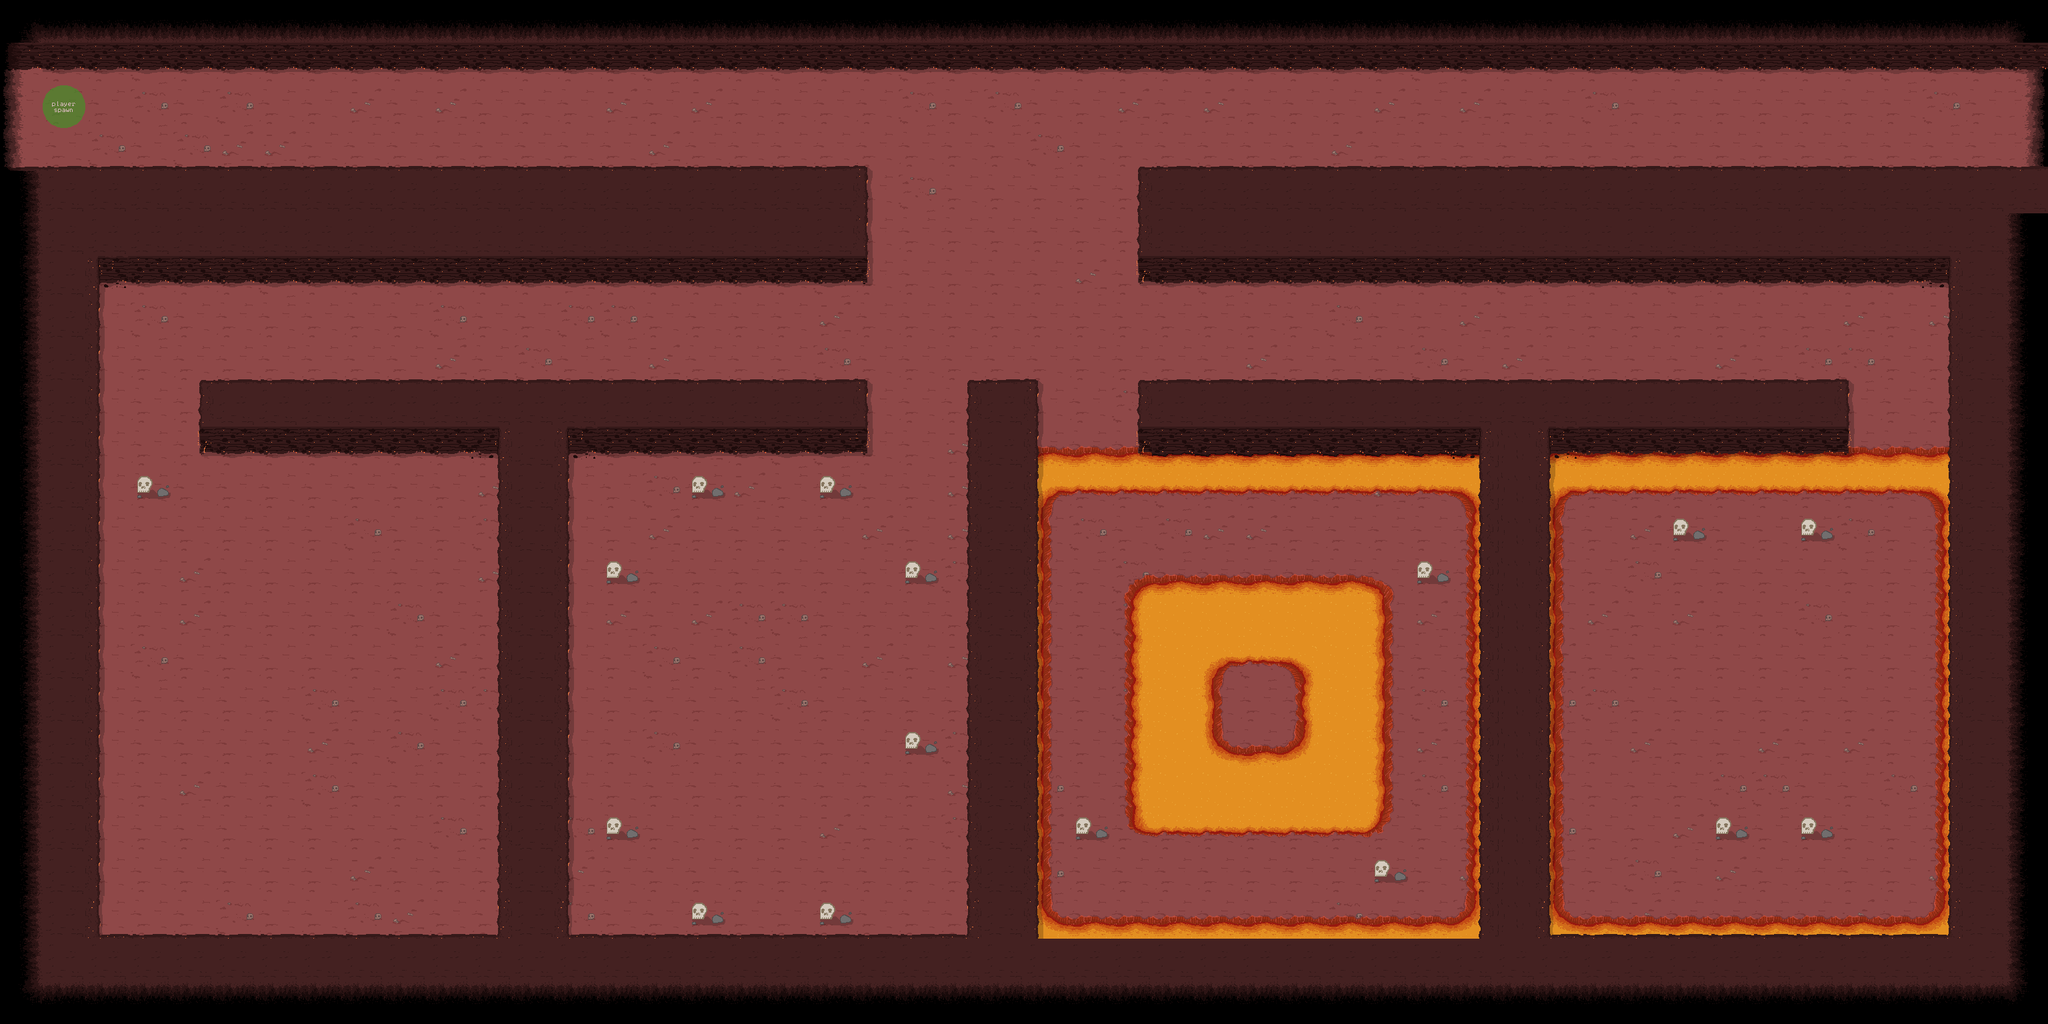

A level layout from a 2D game, rendered from its tile map. Below: a short description, then the map file with tile-grid data replaced by summaries:
An orthogonal 48x24 tile map with 64x64 px tiles, 4 tile layers (0, 1, 2, markers) and 177 objects (24x vase, 21x enemy_1, 17x button, 9x dasher, 8x enemy_2, ...).

<map version="1.8" tiledversion="1.8.4" orientation="orthogonal" renderorder="right-down" width="48" height="24" tilewidth="64" tileheight="64" infinite="0" nextlayerid="8" nextobjectid="543">
 <editorsettings>
  <export target="level 1-4.json" format="json" />
 </editorsettings>
 <tileset firstgid="1" name="tiles 1" tilewidth="64" tileheight="64" tilecount="90" columns="10">
  <image source="tiles.png" width="640" height="576" />
  <tile id="0">
   <properties>
    <property name="collides" type="bool" value="true" />
   </properties>
   <objectgroup draworder="index" id="2">
    <object id="1" x="43.1818" y="58.4545" width="20.4545" height="5.45455" />
   </objectgroup>
  </tile>
  <tile id="1">
   <properties>
    <property name="collides" type="bool" value="true" />
   </properties>
   <objectgroup draworder="index" id="2">
    <object id="1" x="-0.0909091" y="58.0909" width="64.0909" height="5.90909" />
   </objectgroup>
  </tile>
  <tile id="2">
   <properties>
    <property name="collides" type="bool" value="true" />
   </properties>
   <objectgroup draworder="index" id="2">
    <object id="1" x="-0.0909091" y="57" width="63.9091" height="6.90909" />
   </objectgroup>
  </tile>
  <tile id="3">
   <properties>
    <property name="collides" type="bool" value="true" />
   </properties>
   <objectgroup draworder="index" id="2">
    <object id="1" x="0.272727" y="56.8182" width="20.6364" height="7" />
   </objectgroup>
  </tile>
  <tile id="5">
   <properties>
    <property name="enemy_2" type="bool" value="true" />
   </properties>
  </tile>
  <tile id="6">
   <properties>
    <property name="enemy_3" type="bool" value="true" />
   </properties>
  </tile>
  <tile id="7">
   <properties>
    <property name="dog" type="bool" value="true" />
    <property name="enemy_4" type="bool" value="true" />
   </properties>
  </tile>
  <tile id="10">
   <properties>
    <property name="collides" type="bool" value="true" />
   </properties>
   <objectgroup draworder="index" id="2">
    <object id="1" x="-0.181818" y="-0.0909091" width="42.4545" height="41" />
    <object id="2" x="42.2727" y="-0.181818" width="21.9091" height="64" />
   </objectgroup>
  </tile>
  <tile id="11">
   <properties>
    <property name="deadly" type="bool" value="true" />
   </properties>
   <objectgroup draworder="index" id="2">
    <object id="1" x="-0.0796317" y="0" width="63.9443" height="63.8646" />
   </objectgroup>
  </tile>
  <tile id="12">
   <properties>
    <property name="collides" type="bool" value="true" />
   </properties>
   <objectgroup draworder="index" id="2">
    <object id="1" x="-0.181818" y="-0.272727" width="21.2727" height="64.3636" />
    <object id="2" x="21.3636" y="0" width="42.6364" height="40.9091" />
   </objectgroup>
  </tile>
  <tile id="13">
   <properties>
    <property name="collides" type="bool" value="true" />
   </properties>
   <objectgroup draworder="index" id="2">
    <object id="1" x="-0.363636" y="-0.181818" width="20.4545" height="39.1818" />
   </objectgroup>
  </tile>
  <tile id="15">
   <properties>
    <property name="enemy_1" type="bool" value="true" />
   </properties>
  </tile>
  <tile id="16">
   <properties>
    <property name="player_spawn" type="bool" value="true" />
   </properties>
  </tile>
  <tile id="17">
   <properties>
    <property name="vase" type="bool" value="true" />
   </properties>
   <objectgroup draworder="index" id="2">
    <object id="1" x="12.9003" y="-0.0796317" width="36.2324" height="63.785" />
   </objectgroup>
  </tile>
  <tile id="18">
   <properties>
    <property name="dasher" type="bool" value="true" />
   </properties>
  </tile>
  <tile id="19">
   <properties>
    <property name="collides" type="bool" value="true" />
   </properties>
   <objectgroup draworder="index" id="2">
    <object id="1" x="0.159263" y="59.0867" width="63.6257" height="4.61864" />
   </objectgroup>
  </tile>
  <tile id="20">
   <properties>
    <property name="collides" type="bool" value="true" />
   </properties>
   <objectgroup draworder="index" id="2">
    <object id="1" x="42.9091" y="-0.0909091" width="21.0909" height="64.1818" />
   </objectgroup>
  </tile>
  <tile id="21">
   <properties>
    <property name="deadly" type="bool" value="true" />
   </properties>
   <objectgroup draworder="index" id="2">
    <object id="1" x="0.0796317" y="0" width="64.0239" height="63.7054" />
   </objectgroup>
  </tile>
  <tile id="22">
   <properties>
    <property name="collides" type="bool" value="true" />
   </properties>
   <objectgroup draworder="index" id="2">
    <object id="1" x="-0.0909091" y="0" width="21.1818" height="64.0909" />
   </objectgroup>
  </tile>
  <tile id="23">
   <properties>
    <property name="collides" type="bool" value="true" />
   </properties>
   <objectgroup draworder="index" id="2">
    <object id="1" x="43.0011" y="0.0796317" width="20.8635" height="63.785" />
    <object id="2" x="-0.0796317" y="57.0959" width="42.6826" height="6.68906" />
   </objectgroup>
  </tile>
  <tile id="24">
   <properties>
    <property name="collides" type="bool" value="true" />
   </properties>
   <objectgroup draworder="index" id="2">
    <object id="1" x="0.238895" y="0.0796317" width="20.4653" height="63.785" />
    <object id="2" x="21.2617" y="57.0959" width="42.6826" height="6.84833" />
   </objectgroup>
  </tile>
  <tile id="26">
   <properties>
    <property name="deadly" type="bool" value="true" />
   </properties>
   <objectgroup draworder="index" id="2">
    <object id="1" x="0.0796317" y="-0.159263" width="63.785" height="63.9443" />
   </objectgroup>
  </tile>
  <tile id="27">
   <properties>
    <property name="deadly" type="bool" value="true" />
   </properties>
   <objectgroup draworder="index" id="2">
    <object id="1" x="0" y="0.0796317" width="63.9443" height="63.7054" />
   </objectgroup>
  </tile>
  <tile id="28">
   <properties>
    <property name="deadly" type="bool" value="true" />
   </properties>
   <objectgroup draworder="index" id="2">
    <object id="1" x="0.238895" y="0.159263" width="63.3072" height="63.6257" />
   </objectgroup>
  </tile>
  <tile id="29">
   <properties>
    <property name="collides" type="bool" value="true" />
   </properties>
   <objectgroup draworder="index" id="2">
    <object id="1" x="-0.0796317" y="0.0796317" width="64.0239" height="38.9399" />
   </objectgroup>
  </tile>
  <tile id="30">
   <properties>
    <property name="collides" type="bool" value="true" />
   </properties>
   <objectgroup draworder="index" id="2">
    <object id="1" x="43.1818" y="0" width="20.8182" height="64" />
   </objectgroup>
  </tile>
  <tile id="31">
   <properties>
    <property name="deadly" type="bool" value="true" />
   </properties>
   <objectgroup draworder="index" id="2">
    <object id="1" x="-0.0796317" y="0.0796317" width="64.1832" height="63.785" />
   </objectgroup>
  </tile>
  <tile id="32">
   <properties>
    <property name="collides" type="bool" value="true" />
   </properties>
   <objectgroup draworder="index" id="2">
    <object id="1" x="-0.0909091" y="-0.0909091" width="21" height="63.9091" />
   </objectgroup>
  </tile>
  <tile id="33">
   <properties>
    <property name="deadly" type="bool" value="true" />
   </properties>
   <objectgroup draworder="index" id="2">
    <object id="1" x="0.0796317" y="0" width="63.7054" height="64.0239" />
   </objectgroup>
  </tile>
  <tile id="34">
   <properties>
    <property name="deadly" type="bool" value="true" />
   </properties>
   <objectgroup draworder="index" id="2">
    <object id="1" x="-0.0796317" y="-0.159263" width="63.785" height="64.1832" />
   </objectgroup>
  </tile>
  <tile id="35">
   <properties>
    <property name="collides" type="bool" value="true" />
   </properties>
  </tile>
  <tile id="36">
   <properties>
    <property name="deadly" type="bool" value="true" />
   </properties>
   <objectgroup draworder="index" id="2">
    <object id="1" x="0.238895" y="0.0796317" width="63.785" height="63.785" />
   </objectgroup>
  </tile>
  <tile id="37">
   <properties>
    <property name="deadly" type="bool" value="true" />
   </properties>
   <objectgroup draworder="index" id="2">
    <object id="1" x="0.238895" y="-0.0796317" width="64.1035" height="64.2628" />
   </objectgroup>
  </tile>
  <tile id="38">
   <properties>
    <property name="deadly" type="bool" value="true" />
   </properties>
   <objectgroup draworder="index" id="2">
    <object id="1" x="-0.0796317" y="0.0796317" width="63.8646" height="63.3868" />
   </objectgroup>
  </tile>
  <tile id="39">
   <properties>
    <property name="collides" type="bool" value="true" />
   </properties>
   <objectgroup draworder="index" id="2">
    <object id="1" x="-0.0796317" y="-0.0796317" width="9.15765" height="64.0239" />
   </objectgroup>
  </tile>
  <tile id="40">
   <properties>
    <property name="collides" type="bool" value="true" />
   </properties>
   <objectgroup draworder="index" id="2">
    <object id="1" x="43" y="0" width="21" height="39.9091" />
   </objectgroup>
  </tile>
  <tile id="41">
   <properties>
    <property name="collides" type="bool" value="true" />
   </properties>
   <objectgroup draworder="index" id="2">
    <object id="1" x="-0.0909091" y="-0.181818" width="64.1818" height="39.0909" />
   </objectgroup>
  </tile>
  <tile id="42">
   <properties>
    <property name="collides" type="bool" value="true" />
   </properties>
   <objectgroup draworder="index" id="2">
    <object id="1" x="0" y="-0.0909091" width="21" height="38.6364" />
   </objectgroup>
  </tile>
  <tile id="45">
   <properties>
    <property name="collides" type="bool" value="true" />
   </properties>
   <objectgroup draworder="index" id="2">
    <object id="1" x="-0.159263" y="0.159263" width="64.2628" height="37.7454" />
   </objectgroup>
  </tile>
  <tile id="46">
   <properties>
    <property name="deadly" type="bool" value="true" />
   </properties>
   <objectgroup draworder="index" id="2">
    <object id="1" x="0.159263" y="0.0796317" width="63.785" height="63.785" />
   </objectgroup>
  </tile>
  <tile id="47">
   <properties>
    <property name="deadly" type="bool" value="true" />
   </properties>
   <objectgroup draworder="index" id="2">
    <object id="1" x="0.318527" y="0" width="63.5461" height="63.6257" />
   </objectgroup>
  </tile>
  <tile id="48">
   <properties>
    <property name="deadly" type="bool" value="true" />
   </properties>
   <objectgroup draworder="index" id="2">
    <object id="1" x="0.398159" y="-0.0796317" width="63.3868" height="63.5461" />
   </objectgroup>
  </tile>
  <tile id="57">
   <properties>
    <property name="deadly" type="bool" value="true" />
   </properties>
   <objectgroup draworder="index" id="2">
    <object id="1" x="0.0796317" y="0.0796317" width="63.785" height="63.7054" />
   </objectgroup>
  </tile>
  <tile id="58">
   <properties>
    <property name="deadly" type="bool" value="true" />
   </properties>
   <objectgroup draworder="index" id="2">
    <object id="1" x="0" y="0.318527" width="63.6257" height="63.3868" />
   </objectgroup>
  </tile>
  <tile id="60">
   <properties>
    <property name="lava" type="bool" value="true" />
   </properties>
   <objectgroup draworder="index" id="2">
    <object id="5" x="46.0271" y="49.7699" width="17.8375" height="14.0948" />
   </objectgroup>
  </tile>
  <tile id="61">
   <properties>
    <property name="lava" type="bool" value="true" />
   </properties>
   <objectgroup draworder="index" id="2">
    <object id="1" x="0.398159" y="41.8863" width="63.8646" height="22.2172" />
   </objectgroup>
  </tile>
  <tile id="62">
   <properties>
    <property name="lava" type="bool" value="true" />
   </properties>
   <objectgroup draworder="index" id="3">
    <object id="2" x="0.0796317" y="48.6549" width="19.9876" height="15.6078" />
   </objectgroup>
  </tile>
  <tile id="63">
   <properties>
    <property name="lava" type="bool" value="true" />
   </properties>
   <objectgroup draworder="index" id="2">
    <object id="1" x="34.7194" y="43.5585" width="29.0656" height="20.2265" />
   </objectgroup>
  </tile>
  <tile id="64">
   <properties>
    <property name="lava" type="bool" value="true" />
   </properties>
   <objectgroup draworder="index" id="2">
    <object id="1" x="-0.0796317" y="42.5233" width="63.9443" height="21.3413" />
   </objectgroup>
  </tile>
  <tile id="65">
   <properties>
    <property name="lava" type="bool" value="true" />
   </properties>
   <objectgroup draworder="index" id="2">
    <object id="1" x="-0.318527" y="40.0547" width="29.4637" height="24.1284" />
   </objectgroup>
  </tile>
  <tile id="67">
   <properties>
    <property name="deadly" type="bool" value="true" />
   </properties>
   <objectgroup draworder="index" id="2">
    <object id="1" x="0.238895" y="-0.238895" width="63.5461" height="64.1035" />
   </objectgroup>
  </tile>
  <tile id="68">
   <properties>
    <property name="deadly" type="bool" value="true" />
   </properties>
   <objectgroup draworder="index" id="2">
    <object id="1" x="0.0796317" y="-0.0796317" width="63.6257" height="63.9443" />
   </objectgroup>
  </tile>
  <tile id="70">
   <properties>
    <property name="lava" type="bool" value="true" />
   </properties>
   <objectgroup draworder="index" id="2">
    <object id="1" x="38.3028" y="-0.238895" width="25.8007" height="63.9443" />
   </objectgroup>
  </tile>
  <tile id="71">
   <properties>
    <property name="lava" type="bool" value="true" />
   </properties>
   <objectgroup draworder="index" id="2">
    <object id="1" x="-0.0796317" y="0.159263" width="64.0239" height="63.7054" />
   </objectgroup>
  </tile>
  <tile id="72">
   <properties>
    <property name="lava" type="bool" value="true" />
   </properties>
   <objectgroup draworder="index" id="2">
    <object id="1" x="0.0796317" y="0.238895" width="27.9507" height="63.7054" />
   </objectgroup>
  </tile>
  <tile id="73">
   <properties>
    <property name="lava" type="bool" value="true" />
   </properties>
   <objectgroup draworder="index" id="2">
    <object id="1" x="16.0856" y="0" width="47.9383" height="63.785" />
   </objectgroup>
  </tile>
  <tile id="74">
   <properties>
    <property name="lava" type="bool" value="true" />
   </properties>
   <objectgroup draworder="index" id="2">
    <object id="1" x="19.669" y="0.0796317" width="44.2752" height="63.785" />
    <object id="2" x="0.159263" y="43.9567" width="19.2709" height="19.9079" />
   </objectgroup>
  </tile>
  <tile id="75">
   <properties>
    <property name="lava" type="bool" value="true" />
   </properties>
   <objectgroup draworder="index" id="2">
    <object id="1" x="0" y="0" width="44.0363" height="63.8646" />
    <object id="2" x="44.0363" y="43.9567" width="20.1468" height="19.9079" />
   </objectgroup>
  </tile>
  <tile id="76">
   <properties>
    <property name="lava" type="bool" value="true" />
   </properties>
   <objectgroup draworder="index" id="2">
    <object id="1" x="-0.159263" y="0.0796317" width="27.8711" height="63.2276" />
    <object id="4" x="27.8711" y="0" width="35.8343" height="35.2768" />
   </objectgroup>
  </tile>
  <tile id="77">
   <properties>
    <property name="lava" type="bool" value="true" />
   </properties>
   <objectgroup draworder="index" id="2">
    <object id="1" x="-0.0796317" y="0" width="63.785" height="35.7546" />
    <object id="2" x="35.8343" y="35.7546" width="27.8711" height="27.8711" />
   </objectgroup>
  </tile>
  <tile id="80">
   <properties>
    <property name="lava" type="bool" value="true" />
   </properties>
   <objectgroup draworder="index" id="2">
    <object id="6" x="40.6918" y="-0.159263" width="23.1728" height="26.2784" />
   </objectgroup>
  </tile>
  <tile id="81">
   <properties>
    <property name="lava" type="bool" value="true" />
   </properties>
   <objectgroup draworder="index" id="2">
    <object id="1" x="0" y="0" width="63.7054" height="33.0472" />
   </objectgroup>
  </tile>
  <tile id="82">
   <properties>
    <property name="lava" type="bool" value="true" />
   </properties>
   <objectgroup draworder="index" id="2">
    <object id="2" x="-0.0796317" y="0.0796342" width="19.3505" height="20.8635" />
   </objectgroup>
  </tile>
  <tile id="83">
   <properties>
    <property name="lava" type="bool" value="true" />
   </properties>
   <objectgroup draworder="index" id="2">
    <object id="1" x="33.4453" y="-0.318527" width="30.5786" height="54.4681" />
   </objectgroup>
  </tile>
  <tile id="84">
   <properties>
    <property name="lava" type="bool" value="true" />
   </properties>
   <objectgroup draworder="index" id="2">
    <object id="1" x="0.159263" y="-0.0796317" width="63.5461" height="53.6718" />
   </objectgroup>
  </tile>
  <tile id="85">
   <properties>
    <property name="lava" type="bool" value="true" />
   </properties>
   <objectgroup draworder="index" id="2">
    <object id="1" x="0.238895" y="0.0796317" width="28.3489" height="54.7866" />
   </objectgroup>
  </tile>
  <tile id="86">
   <properties>
    <property name="lava" type="bool" value="true" />
   </properties>
   <objectgroup draworder="index" id="2">
    <object id="1" x="0" y="0" width="28.5081" height="64.3424" />
    <object id="2" x="28.9063" y="42.1252" width="34.5602" height="21.2617" />
   </objectgroup>
  </tile>
  <tile id="87">
   <properties>
    <property name="lava" type="bool" value="true" />
   </properties>
   <objectgroup draworder="index" id="2">
    <object id="1" x="35.1972" y="-0.318527" width="28.4285" height="64.1035" />
    <object id="3" x="-0.159263" y="41.8066" width="35.1972" height="21.8191" />
   </objectgroup>
  </tile>
 </tileset>
 <layer id="1" name="0" width="48" height="24">
  <data>[1152 cells, 1152 non-empty, 4 distinct tile ids]</data>
 </layer>
 <layer id="2" name="1" width="48" height="24">
  <data>[1152 cells, 778 non-empty, 39 distinct tile ids]</data>
 </layer>
 <layer id="3" name="2" width="48" height="24">
  <data>[1152 cells, 77 non-empty, 11 distinct tile ids]</data>
 </layer>
 <layer id="4" name="markers" width="48" height="24" opacity="0.61">
  <data>[1152 cells, 1 non-empty, 1 distinct tile ids]</data>
 </layer>
 <objectgroup id="7" name="lights">
  <object id="454" gid="57" x="1650" y="1334" width="228" height="532" />
  <object id="455" gid="57" x="1890" y="1324" width="242" height="526" />
  <object id="456" gid="57" x="1618" y="1008" width="546" height="216" />
  <object id="457" gid="57" x="1650" y="1290" width="484" height="212" />
  <object id="462" gid="57" x="1550" y="1487" width="32" height="948" />
  <object id="463" gid="57" x="2202" y="1423" width="24" height="742" />
  <object id="464" gid="57" x="1464" y="1419" width="842" height="48" />
  <object id="465" gid="57" x="1426" y="767" width="918" height="114" />
  <object id="527" gid="57" x="2309" y="1475" width="42" height="864" />
  <object id="528" gid="57" x="2216" y="1412" width="796" height="46" />
  <object id="529" gid="57" x="2900" y="1407" width="24" height="742" />
  <object id="530" gid="57" x="2260" y="763" width="750" height="112" />
 </objectgroup>
 <objectgroup id="6" name="enemies">
  <object id="423" name="dasher" gid="19" x="639.357" y="835.41" width="64" height="64">
   <properties>
    <property name="circuit" type="int" value="0" />
    <property name="room" type="int" value="-2" />
   </properties>
  </object>
  <object id="432" name="dasher" gid="19" x="643.167" y="1058.58" width="64" height="64">
   <properties>
    <property name="circuit" type="int" value="0" />
    <property name="room" type="int" value="-2" />
   </properties>
  </object>
  </objectgroup>
 <objectgroup id="5" name="interact">
  <!-- 49 objects omitted --></objectgroup>
</map>
<!-- 92 of 177 objects omitted -->
